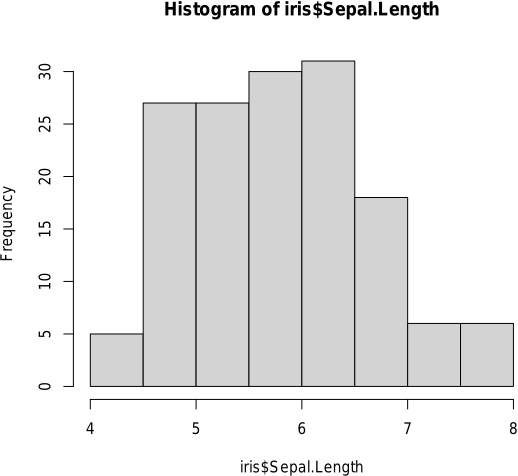

The R source for this figure:
pdf(file = "04-r-hist1.pdf", width = 6, height = 5.5)

hist(iris$Sepal.Length)
